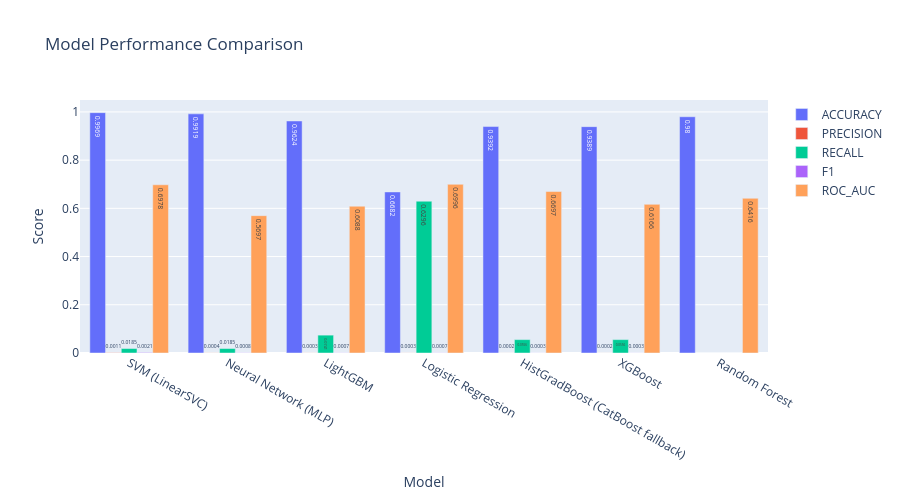

Here is the notebook cell this chart was saved with:
### Markdown cell above
### 12.3 Model Comparison Table

### Code cell
# Model Comparison Table
print("Model Comparison Summary")
print("="*80)

# Create comparison DataFrame
comparison_df = pd.DataFrame(results_list)
comparison_df = comparison_df.sort_values('f1', ascending=False)

print(comparison_df.to_string(index=False))

# Visualize comparison
fig = go.Figure()

metrics = ['accuracy', 'precision', 'recall', 'f1', 'roc_auc']
for metric in metrics:
    fig.add_trace(go.Bar(
        name=metric.upper(),
        x=comparison_df['model'],
        y=comparison_df[metric],
        text=comparison_df[metric].round(4),
        textposition='auto'
    ))

fig.update_layout(
    title='Model Performance Comparison',
    xaxis_title='Model',
    yaxis_title='Score',
    barmode='group',
    height=500
)
fig.show()

# Save comparison
comparison_df.to_csv(OUTPUT_DIR / 'reports' / 'model_comparison.csv', index=False)
print("\n✓ Model comparison saved to reports/model_comparison.csv")

### Figure 1 — Plotly figure (JSON) as saved in the notebook; plotly's stock layout.template omitted (floating-point values rounded to 4 significant figures)
{"data": [{"name": "ACCURACY", "text": [0.9969, 0.9919, 0.9624, 0.6682, 0.9392, 0.9389, 0.98], "textposition": "auto", "type": "bar", "x": ["SVM (LinearSVC)", "Neural Network (MLP)", "LightGBM", "Logistic Regression", "HistGradBoost (CatBoost fallback)", "XGBoost", "Random Forest"], "y": [0.9969, 0.9919, 0.9624, 0.6682, 0.9392, 0.9389, 0.98]}, {"name": "PRECISION", "text": [0.0011, 0.0004, 0.0003, 0.0003, 0.0002, 0.0002, 0], "textposition": "auto", "type": "bar", "x": ["SVM (LinearSVC)", "Neural Network (MLP)", "LightGBM", "Logistic Regression", "HistGradBoost (CatBoost fallback)", "XGBoost", "Random Forest"], "y": [0.001091, 0.0004026, 0.00034, 0.0003258, 0.0001574, 0.0001566, 0]}, {"name": "RECALL", "text": [0.0185, 0.0185, 0.0741, 0.6296, 0.0556, 0.0556, 0], "textposition": "auto", "type": "bar", "x": ["SVM (LinearSVC)", "Neural Network (MLP)", "LightGBM", "Logistic Regression", "HistGradBoost (CatBoost fallback)", "XGBoost", "Random Forest"], "y": [0.01852, 0.01852, 0.07407, 0.6296, 0.05556, 0.05556, 0]}, {"name": "F1", "text": [0.0021, 0.0008, 0.0007, 0.0007, 0.0003, 0.0003, 0], "textposition": "auto", "type": "bar", "x": ["SVM (LinearSVC)", "Neural Network (MLP)", "LightGBM", "Logistic Regression", "HistGradBoost (CatBoost fallback)", "XGBoost", "Random Forest"], "y": [0.00206, 0.000788, 0.0006768, 0.0006512, 0.0003139, 0.0003123, 0]}, {"name": "ROC_AUC", "text": [0.6978, 0.5697, 0.6088, 0.6996, 0.6697, 0.6166, 0.6416], "textposition": "auto", "type": "bar", "x": ["SVM (LinearSVC)", "Neural Network (MLP)", "LightGBM", "Logistic Regression", "HistGradBoost (CatBoost fallback)", "XGBoost", "Random Forest"], "y": [0.6978, 0.5697, 0.6088, 0.6996, 0.6697, 0.6166, 0.6416]}], "layout": {"barmode": "group", "height": 500, "title": {"text": "Model Performance Comparison"}, "xaxis": {"title": {"text": "Model"}}, "yaxis": {"title": {"text": "Score"}}}}
